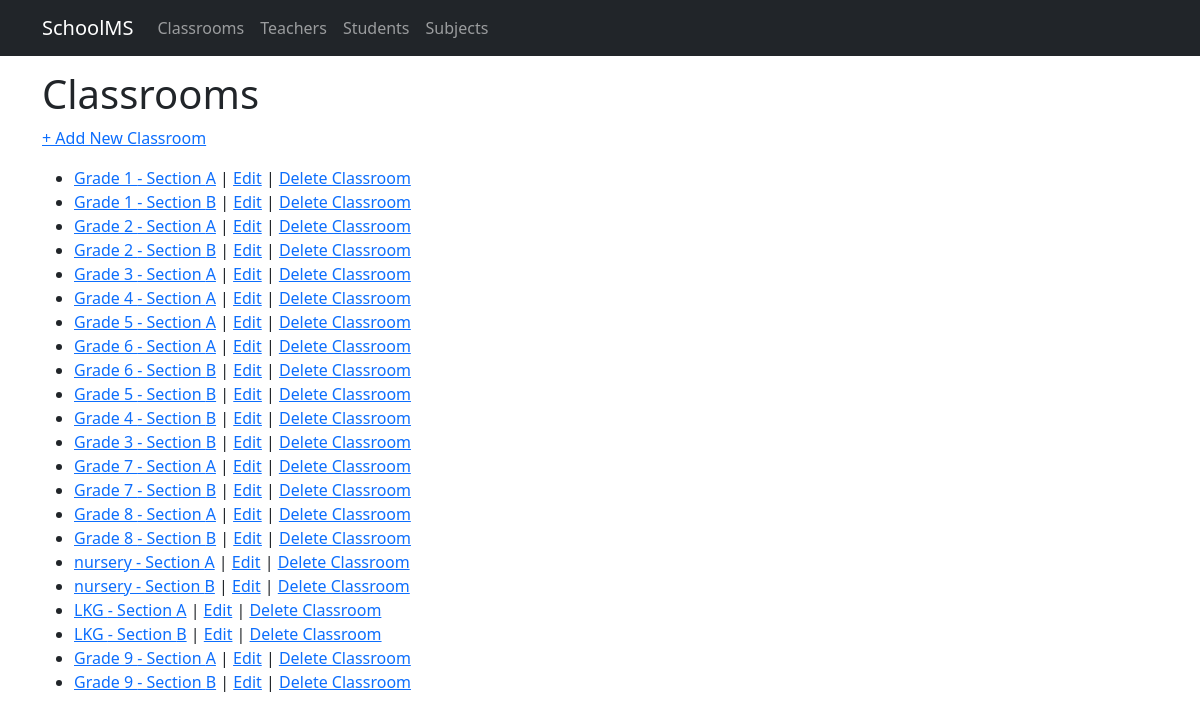
The page /classrooms/ on the database its author committed.
### school/models.py (models this page shows, shortened)
class ClassRoom(models.Model):
    name = models.CharField(max_length=50)
    section = models.CharField(max_length=5, blank=True)
    description = models.TextField(blank=True, null=True)

### school/views.py (the view)
# urls.py: path('classrooms/', views.classroom_list, name='classroom_list'),
def classroom_list(request):
    classrooms = ClassRoom.objects.all()
    return render(request, 'school/classroom_list.html', {'classrooms': classrooms})

### school/templates/school/classroom_list.html (shortened to what this page needs)
{% extends 'school/base.html' %}
{% block content %}
    <h1>Classrooms</h1>
   <p> <a href="{% url 'classroom_create' %}">+ Add New Classroom</a></p>
    <ul>
        {% for classroom in classrooms %}
        <li>
            <a href="{% url 'classroom_detail' classroom.pk %}">{{ classroom.name }} - Section {{ classroom.section }}</a>
            |
            <a href="{% url 'classroom_update' classroom.pk %}">Edit</a>
            |
            <a href="{% url 'delete_classroom' classroom.pk %}">Delete Classroom</a>
        </li>
        {% empty %}
        <li>No classrooms available.</li>
        {% endfor %}
    </ul>
    {% endblock %}

### school/templates/school/base.html (style rules this page uses)
body { padding-top: 70px; }

### rows shown on the page
ClassRoom: name "Grade 1", section "A"
ClassRoom: name "Grade 1", section "B"
ClassRoom: name "Grade 2", section "A"
ClassRoom: name "Grade 2", section "B"
ClassRoom: name "Grade 3", section "A"
ClassRoom: name "Grade 4", section "A"
ClassRoom: name "Grade 5", section "A"
ClassRoom: name "Grade 6", section "A"
ClassRoom: name "Grade 6", section "B"
ClassRoom: name "Grade 5", section "B"
ClassRoom: name "Grade 4", section "B"
ClassRoom: name "Grade 3", section "B"
ClassRoom: name "Grade 7", section "A"
ClassRoom: name "Grade 7", section "B"
ClassRoom: name "Grade 8", section "A"
ClassRoom: name "Grade 8", section "B"
ClassRoom: name "nursery", section "A"
ClassRoom: name "nursery", section "B"
ClassRoom: name "LKG", section "A"
ClassRoom: name "LKG", section "B"
ClassRoom: name "Grade 9", section "A"
ClassRoom: name "Grade 9", section "B"
